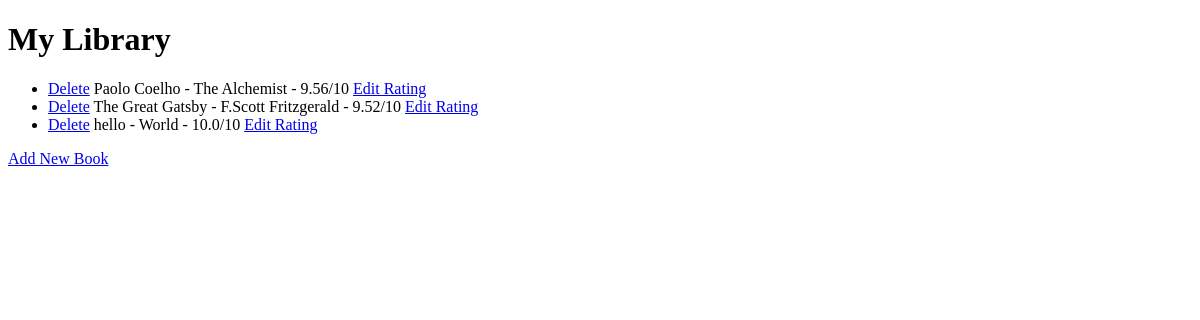
/, run on an earlier commit of the app's database.
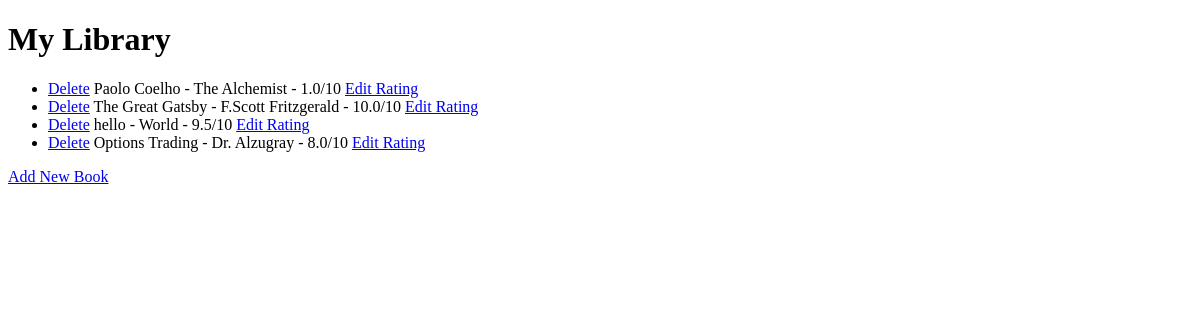
And on a later commit of the database.
### main.py (models this page shows)
class Book(db.Model):
  id = db.Column(db.Integer, primary_key=True)
  title = db.Column(db.String(250), unique=True, nullable=False)
  author = db.Column(db.String(250), nullable=False)
  rating = db.Column(db.Float, nullable=False)

### main.py (the view)
@app.route('/')
def home():
  books = Book.query.all()
  print(books)
  return render_template('index.html', data=books, length=len(books))

### templates/index.html (shortened to what this page needs)
<!DOCTYPE html>
<html lang="en">
<head>
</head>
<body>
<h1>My Library</h1>
    {% if length == 0 %}
      <p>Library is empty.</p>
    {% else %}
        <ul>
            {% for item in data %}
            <li> <a href="{{ url_for('delete', book_id=item.id) }}">Delete</a> {{ item.title }} - {{ item.author }} - {{ item.rating }}/10 <a href="edit/{{item.id}}">Edit Rating</a></li>
            {% endfor %}
        </ul>
    {% endif %}
<a href="{{ url_for('add') }}">Add New Book</a>
</body>
</html>

What changed in the data, as far as the page shows it:
changed Book "Paolo Coelho": rating "9.56" → "1.0"
changed Book "The Great Gatsby": rating "9.52" → "10.0"
changed Book "hello": rating "10.0" → "9.5"
added Book: title "Options Trading", author "Dr. Alzugray", rating "8.0"
